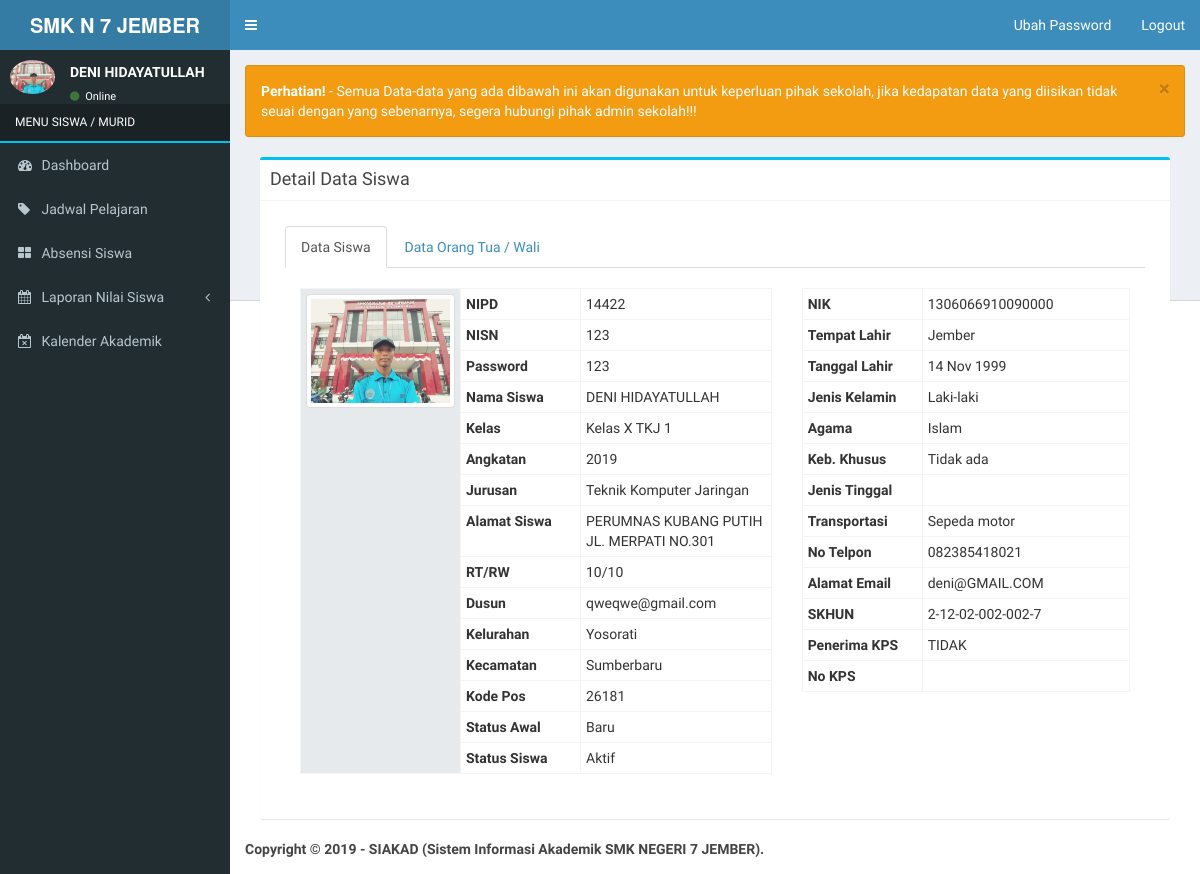
Before: /index_siswa.php (signed in) with the older database file.
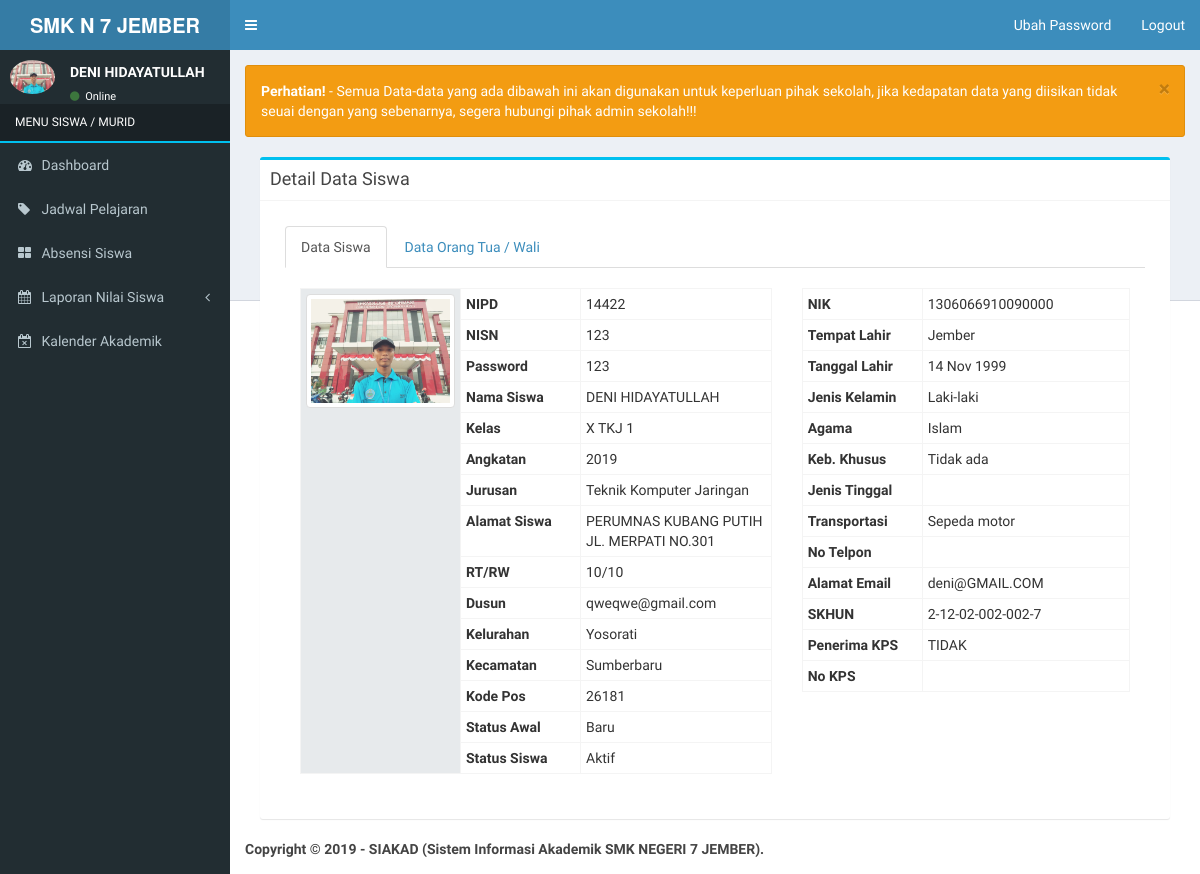
After: the same page with the newer database file.
### tables this page shows
CREATE TABLE `siswa` (
  `id_siswa` int(10) NOT NULL,
  `nipd` varchar(10) NOT NULL,
  `password` varchar(255) NOT NULL,
  `nama` varchar(120) NOT NULL,
  `id_jenis_kelamin` varchar(20) NOT NULL,
  `nisn` varchar(20) NOT NULL,
  `tempat_lahir` varchar(100) NOT NULL,
  `tanggal_lahir` date NOT NULL,
  `nik` varchar(50) NOT NULL,
  `id_agama` varchar(20) NOT NULL,
  `kebutuhan_khusus` varchar(20) NOT NULL,
  `alamat` text NOT NULL,
  `rt` varchar(5) NOT NULL,
  `rw` varchar(5) NOT NULL,
  `dusun` varchar(100) NOT NULL,
  `kelurahan` varchar(100) NOT NULL,
  `kecamatan` varchar(100) NOT NULL,
  `kode_pos` int(10) NOT NULL,
  `jenis_tinggal` varchar(100) NOT NULL,
  `alat_transportasi` varchar(100) NOT NULL,
  `hp` varchar(15) NOT NULL,
  `email` varchar(150) NOT NULL,
  `skhun` varchar(50) NOT NULL,
  `penerima_kps` varchar(20) NOT NULL,
  `no_kps` varchar(50) NOT NULL,
  `foto` varchar(255) NOT NULL,
  `nama_ayah` varchar(150) NOT NULL,
  `tahun_lahir_ayah` int(4) NOT NULL,
  `pendidikan_ayah` varchar(50) NOT NULL,
  `pekerjaan_ayah` varchar(100) NOT NULL,
  `penghasilan_ayah` varchar(100) NOT NULL,
  `kebutuhan_khusus_ayah` varchar(100) NOT NULL,
  `no_telpon_ayah` varchar(15) NOT NULL,
  `nama_ibu` varchar(150) NOT NULL,
  `tahun_lahir_ibu` int(4) NOT NULL,
  `pendidikan_ibu` varchar(50) NOT NULL,
  `pekerjaan_ibu` varchar(100) NOT NULL,
  `penghasilan_ibu` varchar(100) NOT NULL,
  `kebutuhan_khusus_ibu` varchar(100) NOT NULL,
  `no_telpon_ibu` varchar(15) NOT NULL,
  `nama_wali` varchar(150) NOT NULL,
  `tahun_lahir_wali` int(4) NOT NULL,
  `pendidikan_wali` varchar(50) NOT NULL,
  `pekerjaan_wali` varchar(100) NOT NULL,
  `penghasilan_wali` varchar(50) NOT NULL,
  `angkatan` int(5) NOT NULL,
  `status_awal` varchar(20) NOT NULL,
  `status_siswa` enum('Aktif','Tidak Aktif') NOT NULL,
  `tingkat` varchar(10) NOT NULL,
  `kode_kelas` varchar(10) NOT NULL,
  `kode_jurusan` varchar(10) NOT NULL,
  `id_sesi` int(5) NOT NULL
);

CREATE TABLE `kelas` (
  `kode_kelas` varchar(10) NOT NULL,
  `nip` varchar(30) NOT NULL,
  `kode_jurusan` varchar(10) NOT NULL,
  `kode_ruangan` varchar(10) NOT NULL,
  `nama_kelas` varchar(20) NOT NULL,
  `aktif` enum('Ya','Tidak') NOT NULL
);

CREATE TABLE `jurusan` (
  `kode_jurusan` varchar(10) NOT NULL,
  `nama_jurusan` varchar(255) NOT NULL,
  `kepala_jurusan` varchar(100) NOT NULL,
  `aktif` enum('Ya','Tidak') NOT NULL
);

CREATE TABLE `jenis_kelamin` (
  `id_jenis_kelamin` int(5) NOT NULL,
  `jenis_kelamin` varchar(50) NOT NULL
);

CREATE TABLE `agama` (
  `id_agama` int(5) NOT NULL,
  `nama_agama` varchar(100) NOT NULL
);

### config/fungsi_indotgl.php (called while the page is built, shortened)
<?php
	function tgl_indo($tgl){
			$tanggal = substr($tgl,8,2);
			$bulan = getBulan(substr($tgl,5,2));
			$tahun = substr($tgl,0,4);
			return $tanggal.' '.$bulan.' '.$tahun;
	}
	function getBulan($bln){
				switch ($bln){
					case 11:
						return "Nov";
						break;
				}
			}
?>

### application/siswa/home_siswa.php (the view, shortened to what this page needs)
<?php
if ($_GET[act] == '') {
  if ($_SESSION[level] == 'siswa') {
    $nisn = $_SESSION[id];
  } else {
    $nisn = $_GET[id];
  }
  $detail = mysqli_query($koneksi, "SELECT * FROM siswa a
     LEFT JOIN kelas b ON a.kode_kelas=b.kode_kelas
                              LEFT JOIN jenis_kelamin c ON a.id_jenis_kelamin=c.id_jenis_kelamin
                                  LEFT JOIN jurusan d ON b.kode_jurusan=d.kode_jurusan
                                    LEFT JOIN agama e ON a.id_agama=e.id_agama
                                      where a.nisn='$nisn'");
  $s = mysqli_fetch_array($detail);
  echo "
  <div class='alert alert-warning alert-dismissible fade in' role='alert'>
  <button type='button' class='close' data-dismiss='alert' aria-label='Close'>
  <span aria-hidden='true'>×</span></button> <strong>Perhatian!</strong> - Semua Data-data yang ada dibawah ini akan digunakan untuk keperluan pihak sekolah, jika kedapatan data yang diisikan tidak seuai dengan yang sebenarnya, segera hubungi pihak admin sekolah!!!
</div>
<div class='col-md-12'>
<div class='box box-info'>
<div class='box-header with-border'>
<h3 class='box-title'>Detail Data Siswa</h3>
</div>
<div class='box-body'>
<form method='POST' class='form-horizontal' action='' enctype='multipart/form-data'>
<div class='panel-body'>
<ul id='myTabs' class='nav nav-tabs' role='tablist'>
<li role='presentation' class='active'><a href='#siswa' id='siswa-tab' role='tab' data-toggle='tab' aria-controls='siswa' aria-expanded='true'>Data Siswa </a></li>
<li role='presentation' class=''><a href='#ortu' role='tab' id='ortu-tab' data-toggle='tab' aria-controls='ortu' aria-expanded='false'>Data Orang Tua / Wali</a></li>
</ul><br>
<div id='myTabContent' class='tab-content'>
<div role='tabpanel' class='tab-pane fade active in' id='siswa' aria-labelledby='siswa-tab'>
<form class='form-horizontal'>
<div class='col-md-7'>
<table class='table table-condensed table-bordered'>
<tbody>
<tr><th style='background-color:#E7EAEC' width='160px' rowspan='17'>";
  if (trim($s[foto]) == '') {
    echo "<img class='img-thumbnail' style='width:155px' src='foto_siswa/no-image.jpg'>";
  } else {
    echo "<img class='img-thumbnail' style='width:155px' src='foto_siswa/$s[foto]'>";
  }
  echo "</th>
</tr>
<tr><th width='120px' scope='row'>NIPD</th> <td>$s[nipd]</td></tr>
<tr><th scope='row'>NISN</th> <td>$s[nisn]</td></tr>
<tr><th scope='row'>Password</th> <td>$s[password]</td></tr>
<tr><th scope='row'>Nama Siswa</th> <td>$s[nama]</td></tr>
<tr><th scope='row'>Kelas</th> <td>$s[nama_kelas]</td></tr>
<tr><th scope='row'>Angkatan</th> <td>$s[angkatan]</td></tr>
<tr><th scope='row'>Jurusan</th> <td>$s[nama_jurusan]</td></tr>
<tr><th scope='row'>Alamat Siswa</th> <td>$s[alamat]</td></tr>
<tr><th scope='row'>RT/RW</th> <td>$s[rt]/$s[rw]</td></tr>
<tr><th scope='row'>Dusun</th> <td>$s[dusun]</td></tr>
<tr><th scope='row'>Kelurahan</th> <td>$s[kelurahan]</td></tr>
<tr><th scope='row'>Kecamatan</th> <td>$s[kecamatan]</td></tr>
<tr><th scope='row'>Kode Pos</th> <td>$s[kode_pos]</td></tr>
<tr><th scope='row'>Status Awal</th> <td>$s[status_awal]</td></tr>
<tr><th scope='row'>Status Siswa</th> <td>$s[status_siswa]</td></tr>
</tbody>
</table>
</div>
<div class='col-md-5'>
<table class='table table-condensed table-bordered'>
<tbody>
<tr><th width='120px' scope='row'>NIK</th> <td>$s[nik]</td></tr>
<tr><th scope='row'>Tempat Lahir</th> <td>$s[tempat_lahir]</td></tr>
<tr><th scope='row'>Tanggal Lahir</th> <td>" . tgl_indo($s[tanggal_lahir]) . "</td></tr>
<tr><th scope='row'>Jenis Kelamin</th> <td>$s[jenis_kelamin]</td></tr>
<tr><th scope='row'>Agama</th> <td>$s[nama_agama]</td></tr>
<tr><th scope='row'>Keb. Khusus</th> <td>$s[kebutuhan_khusus]</td></tr>
<tr><th scope='row'>Jenis Tinggal</th> <td>$s[jenis_tinggal]</td></tr>
<tr><th scope='row'>Transportasi</th> <td>$s[alat_transportasi]</td></tr>
<tr><th scope='row'>No Telpon</th> <td>$s[hp]</td></tr>
<tr><th scope='row'>Alamat Email</th> <td>$s[email]</td></tr>
<tr><th scope='row'>SKHUN</th> <td>$s[skhun]</td></tr>
<tr><th scope='row'>Penerima KPS</th> <td>$s[penerima_kps]</td></tr>
<tr><th scope='row'>No KPS</th> <td>$s[no_kps]</td></tr>
</tbody>
</table>
</div>
</form>
</div>
                    <div role='tabpanel' class='tab-pane fade' id='ortu' aria-labelledby='ortu-tab'>
                        <form class='form-horizontal'>
                        <div class='col-md-12'>
                          <table class='table table-condensed table-bordered'>
                          <tbody>
                            <tr><th style='background-color:#E7EAEC' width='160px' rowspan='20'>";
  echo "</th>
                            </tr>
                            <tr bgcolor=#e3e3e3><th width='120px' scope='row'>Nama Ayah</th> <td>$s[nama_ayah]</td></tr>
                            <tr><th scope='row'>Tahun Lahir</th> <td>$s[tahun_lahir_ayah]</td></tr>
                            <tr><th scope='row'>Pendidikan</th> <td>$s[pendidikan_ayah]</td></tr>
                            <tr><th scope='row'>Pekerjaan</th> <td>$s[pekerjaan_ayah]</td></tr>
                            <tr><th scope='row'>Penghasilan</th> <td>$s[penghasilan_ayah]</td></tr>
                            <tr><th scope='row'>No Telpon</th> <td>$s[no_telpon_ayah]</td></tr>
                            <tr><th scope='row' coslpan='2'><br></th></tr>
                            <tr bgcolor=#e3e3e3><th scope='row'>Nama Ibu</th> <td>$s[nama_ibu]</td></tr>
                            <tr><th scope='row'>Tahun Lahir</th> <td>$s[tahun_lahir_ibu]</td></tr>
                            <tr><th scope='row'>Pendidikan</th> <td>$s[pendidikan_ibu]</td></tr>
                            <tr><th scope='row'>Pekerjaan</th> <td>$s[pekerjaan_ibu]</td></tr>
                            <tr><th scope='row'>Penghasilan</th> <td>$s[penghasilan_ibu]</td></tr>
                            <tr><th scope='row'>No Telpon</th> <td>$s[no_telpon_ibu]</td></tr>
                            <tr><th scope='row' coslpan='2'><br></th></tr>
                            <tr bgcolor=#e3e3e3><th scope='row'>Nama Wali</th> <td>$s[nama_wali]</td></tr>
                            <tr><th scope='row'>Tahun Lahir</th> <td>$s[tahun_lahir_wali]</td></tr>
                            <tr><th scope='row'>Pendidikan</th> <td>$s[pendidikan_wali]</td></tr>
                            <tr><th scope='row'>Pekerjaan</th> <td>$s[pekerjaan_wali]</td></tr>
                            <tr><th scope='row'>Penghasilan</th> <td>$s[penghasilan_wali]</td></tr>
                          </tbody>
                          </table>
                        </div>
                        </form>
                    </div>
                </div>
            </div>";
}
?>

### index_siswa.php (shortened to what this page needs)
<?php
include "config/koneksi.php";
include "config/fungsi_indotgl.php";
if (isset($_SESSION[id])) {
  if ($_SESSION[level] == 'siswa') {
    $iden = mysqli_fetch_array(mysqli_query($koneksi, "SELECT * FROM siswa where nisn='$_SESSION[id]'"));
    $nama =  $iden[nama];
    $level = 'Siswa / Murid';
    if (trim($iden[foto]) == '') {
      $foto = 'foto_siswa/no-image.jpg';
    } else {
      $foto = 'foto_siswa/' . $iden[foto];
    }
  }
  ?>
  <!DOCTYPE html>
  <html>
  <head>
    <link rel="stylesheet" href="bootstrap/css/bootstrap.min.css">
    <link rel="stylesheet" href="https://maxcdn.bootstrapcdn.com/font-awesome/4.4.0/css/font-awesome.min.css">
    <link rel="stylesheet" href="https://code.ionicframework.com/ionicons/2.0.1/css/ionicons.min.css">
    <link rel="stylesheet" href="plugins/datatables/dataTables.bootstrap.css">
    <link rel="stylesheet" href="dist/css/AdminLTE.min.css">
    <link rel="stylesheet" href="dist/css/skins/_all-skins.min.css">
    <link rel="stylesheet" href="plugins/iCheck/flat/blue.css">
    <link rel="stylesheet" href="plugins/morris/morris.css">
    <link rel="stylesheet" href="plugins/jvectormap/jquery-jvectormap-1.2.2.css">
    <link rel="stylesheet" href="plugins/datepicker/datepicker3.css">
    <link rel="stylesheet" href="plugins/daterangepicker/daterangepicker-bs3.css">
    <link rel="stylesheet" href="plugins/bootstrap-wysihtml5/bootstrap3-wysihtml5.min.css">
  </head>
  <body class="hold-transition skin-blue sidebar-mini">
    <div class="wrapper">
      <header class="main-header">
        <?php include "main-header.php"; ?>
      </header>
      <aside class="main-sidebar">
        <?php
          if ($_SESSION[level] == 'siswa') {
            include "menu-siswa.php";
          }
          ?>
      </aside>
      <div class="content-wrapper">
        <section class="content">
          <?php
            if ($_GET[view] == 'home' or $_GET[view] == '') {
              if ($_SESSION[level] == 'siswa') {
                include "application/siswa/home_siswa.php";
              }
            } elseif ($_GET[view] == 'siswa') {
              echo "<div class='row'>";
              include "application/master_siswa.php";
              echo "</div>";
            } elseif ($_GET[view] == 'jadwalmapel') {
              cek_session_siswa();
              echo "<div class='row'>";
              include "application/siswa/jadwal.php";
              echo "</div>";
            } elseif ($_GET[view] == 'absensi') {
              echo "<div class='row'>";
              include "application/siswa/absensi.php";
              echo "</div>";
            }
            elseif ($_GET[view] == 'kompetensidasar') {
              cek_session_siswa();
              echo "<div class='row'>";
              include "application/master_kompetensidasar.php";
              echo "</div>";
            } elseif ($_GET[view] == 'absensiswa') {
              echo "<div class='row'>";
              include "application/absensi_siswa.php";
              echo "</div>";
            } elseif ($_GET[view] == 'rekapabsensiswa') {
              echo "<div class='row'>";
              include "application/absensi_siswa_rekap.php";
              echo "</div>";
            } elseif ($_GET[view] == 'raport') {
              echo "<div class='row'>";
              include "application/raport.php";
              echo "</div>";
            } elseif ($_GET[view] == 'raportuts') {
              echo "<div class='row'>";
              include "application/raport_uts.php";
              echo "</div>";
            }elseif ($_GET[view] == 'kalender') {
              cek_session_siswa();
              echo "<div class='row'>";
              include "application/siswa/kalender_akademik.php";
              echo "</div>";
            }
            ?>
        </section>
    </div>
      <footer class="main-footer">
        <?php include "footer.php"; ?>
      </footer>
    </div>
  </body>
  </html>
<?php
} else {
  include "login.php";
}
?>

### main-header.php (shortened to what this page needs)
<a href="index.php" class="logo">
  <span class="logo-lg"><b>SMK N 7 JEMBER</b></span>
</a>
<nav class="navbar navbar-static-top" role="navigation">
  <a href="#" class="sidebar-toggle" data-toggle="offcanvas" role="button">
  </a>
  <div class="navbar-custom-menu">
    <ul class="nav navbar-nav">
      <li>
      <?php
      if ($_SESSION[level] == 'superuser') {
        echo "<a href='index.php?view=admin&act=ubahpassword&id=$_SESSION[id]'>Ubah Password</a>";
      }elseif ($_SESSION[level] == 'guru') {
        echo "<a href='index_guru.php?view=home&act=ubahpassword&id=$_SESSION[id]'>Ubah Password</a>";
      }elseif ($_SESSION[level] == 'siswa') {
        echo "<a href='index_siswa.php?view=home&act=ubahpassword&id=$_SESSION[id]'>Ubah Password</a>";
      } elseif ($_SESSION[level] == 'kepala') {
        echo "<a href='index.php?view=admin&act=edit&id=$_SESSION[id]' class='btn btn-default btn-flat'>Edit Profile</a>";
      }
      ?></li>
      <li><a href="logout.php">Logout</a></li>
    </ul>
  </div>
</nav>

### menu-siswa.php (shortened to what this page needs)
<section class="sidebar">
  <div class="user-panel">
    <div class="pull-left image">
      <img src="<?php echo $foto; ?>" class="img-circle" alt="User Image">
    </div>
    <div class="pull-left info">
      <p><?php echo $nama; ?></p>
      <a href="#"><i class="fa fa-circle text-success"></i> Online</a>
    </div>
  </div>
  <ul class="sidebar-menu">
    <li class="header" style='color:#fff; text-transform:uppercase; border-bottom:2px solid #00c0ef'>MENU <?php echo $level; ?></li>
    <li><a href="index_siswa.php"><i class="fa fa-dashboard"></i> <span>Dashboard</span></a></li>
    <li><a href="index_siswa.php?view=jadwalmapel"><i class="fa fa-tag"></i> <span>Jadwal Pelajaran</span></a></li>
    <li><a href="index_siswa.php?view=absensi"><i class="fa fa-th-large"></i> <span>Absensi Siswa</span></a></li>
    <li class="treeview">
      <a href="#"><i class="fa fa-calendar"></i> <span>Laporan Nilai Siswa</span><i class="fa fa-angle-left pull-right"></i></a>
        <li><a href="index_siswa.php?view=kalender"><i class="fa fa-calendar-times-o"></i> <span>Kalender Akademik</span></a></li>
    </li>
  </ul>
</section>

### footer.php (shortened to what this page needs)
<strong>Copyright &copy; <?php echo date('Y'); ?> - SIAKAD (Sistem Informasi Akademik SMK NEGERI 7 JEMBER)</a>.</strong>

Changed rows visible on the page:
changed siswa "DENI HIDAYATULLAH": kode_kelas.nama_kelas "Kelas X TKJ 1" → "X TKJ 1"; hp "082385418021" → (not shown)
